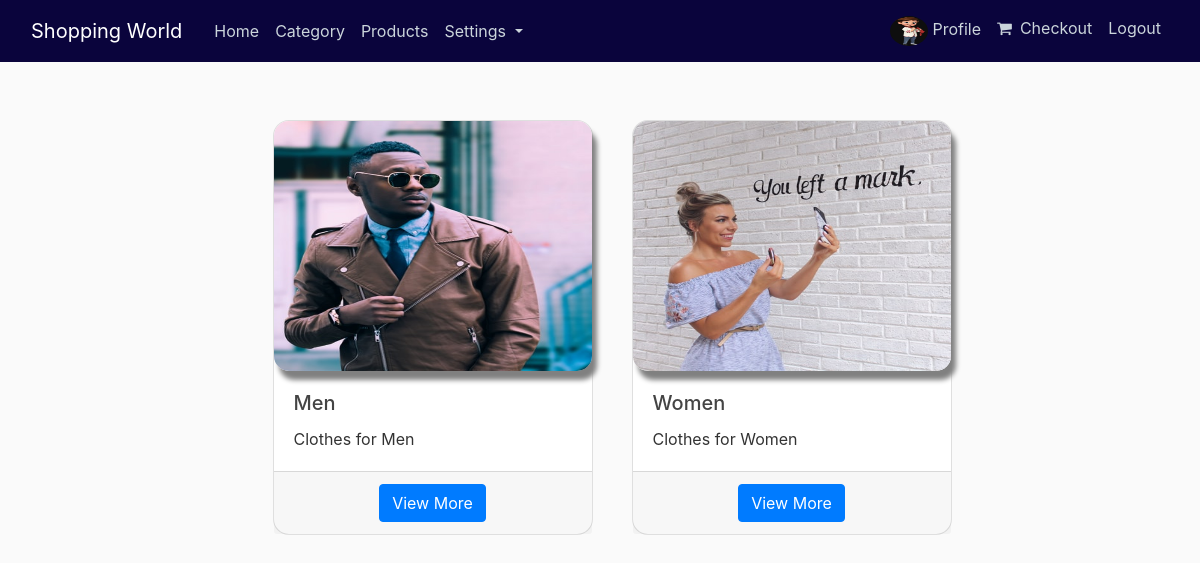
The app's page /category (signed in) with its own data.
### Users/models.py (models this page shows, shortened)
class Profile(models.Model):
    user = models.OneToOneField(User,on_delete=models.CASCADE)
    is_email = models.BooleanField(default=False)
    image = models.ImageField(default='default.jpg',upload_to='profile_pics')

### Products/models.py (models this page shows, shortened)
class Categorie(models.Model):
    Name = models.CharField(max_length=50)
    Description = models.TextField(max_length=100)
    Image = models.ImageField(default='default.jpg',upload_to='images')

### Products/views.py (the view, shortened to what this page needs)
# urls.py: path('category', Product_views.CategoryListView.as_view(), name='category'),
class CategoryListView(ListView):
    model = Categorie
    template_name = 'Products/category.html'
    context_object_name = 'categories'

### Products/templates/Products/category.html
{% extends "Products/base.html" %}
{% block content%}
<div class="container">
  <div class="row">
    <div class="col-md-12 col-lg-12 col-xl-12 col-sm-12">
      <div class="row ml-5 mt-3">
        {% for cat in categories %}
        <div class="col-sm-12 col-md-6 col-xl-4 col-lg-4 mt-4">
          <div class="card catCard" style="width: 20rem;border-radius: 16px;">
            <img src="{{ cat.Image.url }}" class="card-img-top w-100" alt="{{ cat.Name }}" style="border-radius: 15px;box-shadow: 5px 9px 5px grey;">
            <div class="card-body" >
              <h5 class="card-title">{{ cat.Name }}</h5>
              <p class="card-text">{{ cat.Description }}</p>
            </div>
            <div class="card-footer text-center">
              <a href="{% url 'category-by-products' cat.id %}" class="btn btn-primary">View More</a>
            </div>
          </div>
        </div>
        {% endfor %}
      </div>
    </div>
  </div>
</div>
{% endblock content %}

### Products/templates/Products/base.html (shortened to what this page needs)
{% load static %}
<!DOCTYPE html>
<html>
<head>
  <link rel="stylesheet" href="https://stackpath.bootstrapcdn.com/font-awesome/4.7.0/css/font-awesome.min.css"
>
  <link rel="stylesheet" href="https://maxcdn.bootstrapcdn.com/bootstrap/4.0.0/css/bootstrap.min.css"
>
  <link rel="stylesheet" type="text/css" href="{% static 'Products/main.css'%}">
</head>
<body>
  <header class="site-header">
    <nav class="navbar navbar-expand-md navbar-dark bg-steel fixed-top">
      <div class="container-fluid m-0">
        <a class="navbar-brand mr-4" href="{% url 'home'%}">Shopping World </a>
        <div class="collapse navbar-collapse" id="navbarToggle">
          <div class="navbar-nav mr-auto">
            <a class="nav-item nav-link" href="{% url 'home'%}">Home</a>
            <a class="nav-item nav-link" href="{% url 'category'%}">Category</a>
            <a class="nav-item nav-link" href="{% url 'products'%}">Products</a>
            <ul class="navbar-nav">
              <li class="nav-item dropdown">
                <a class="nav-link dropdown-toggle" href="#" id="navbarDarkDropdownMenuLink" role="button"
                  data-bs-toggle="dropdown" aria-expanded="false">
                  Settings
                </a>
              </li>
            </ul>
          </div>
          <div class="navbar-nav ">
            {% if user.is_authenticated %}
              <a class="nav-item nav-link" href="{% url 'profile' %}">
                <img src="{{ user.profile.image.url }}" class="rounded-circle " style="height:30px;width: 38px;" />
                Profile
              </a>
              <a class="nav-item nav-link" href="{% url 'cart' %}">
                <i class="fa fa-shopping-cart mr-2"></i>Checkout
              </a>
              <a class="nav-item nav-link " href="{% url 'logout' %}">Logout</a>
            {% else %}
              <a class="nav-item nav-link" href="{% url 'login' %}">Login</a>
              <a class="nav-item nav-link" href="{% url 'register' %}">Register</a>
            {% endif%}
          </div>
        </div>
      </div>
    </nav>
  </header>
  <main role="main" class="container-fluid">
    {% block content %}{% endblock %}
  </main>
</body>
</html>

### Products/static/Products/main.css (style rules this page uses)
body { background: #fafafa; color: #333333; margin-top: 5rem; }
h1, h2, h3, h4, h5, h6 { color: #444444; }
ul { margin: 0; }
.bg-steel { background-color: #0a043c !important; }
.site-header .navbar-nav .nav-link { color: #cbd5db; }
.dropdown-toggle { background-color: #0a043c !important; }
.card-img-top { height: 250px; }
.catCard { margin-left: 50% }

### records on screen
Categorie: Image (picture), Name "Men", Description "Clothes for Men"
Categorie: Image (picture), Name "Women", Description "Clothes for Women"
